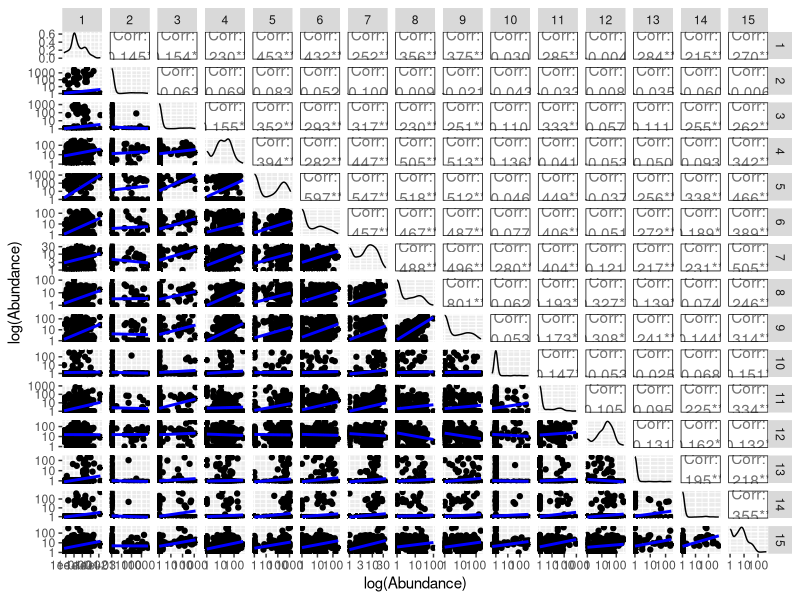

Reproduce this figure in R. (Note: a time limit stopped this script after it produced the figure.)
library(data.table)
library(ggplot2)
library(GGally)

data_fishCommunity <- fread("Maizuru_dominant_sp.csv")
numSpecies <- 15
dataAbd <- data_fishCommunity[,4:18]
dataAbd[dataAbd == 0] <- 1
names(dataAbd) <- as.character(seq(1:numSpecies))

# define new log10 functions
log10_diagonal <- function(data, mapping, ...) {
  ggally_densityDiag(data, mapping, ...) + scale_x_log10()
}
log10_points <- function(data, mapping, ...) {
  ggally_points(data, mapping, ...) + scale_x_log10() + scale_y_log10() +
    geom_smooth(method = 'lm',se=FALSE,colour = 'blue')
}
log10_cor <- function(data, mapping, ...) {
  # preprocess the data for the correlation calculations
  print(mapping$x)
  print(quo_name(mapping$x))
  data[[quo_name(mapping$x)]] <- log10(data[[quo_name(mapping$x)]])
  data[[quo_name(mapping$y)]] <- log10(data[[quo_name(mapping$y)]])
  
  ggally_cor(data, mapping, ...) + # grids will not match. hide them
    theme(
      panel.grid.major = element_blank(), 
      panel.border = element_rect(color = "black", fill = NA)
    )
}

ggpairs(dataAbd,xlab = 'log(Abundance)',ylab = 'log(Abundance)',
        upper = list(continuous = log10_cor),
        lower = list(continuous = log10_points),
        diag = list(continuous = log10_diagonal))

figName <- 'abd-abd-log.eps'
ggsave(file = figName, width = 20, height = 12)
